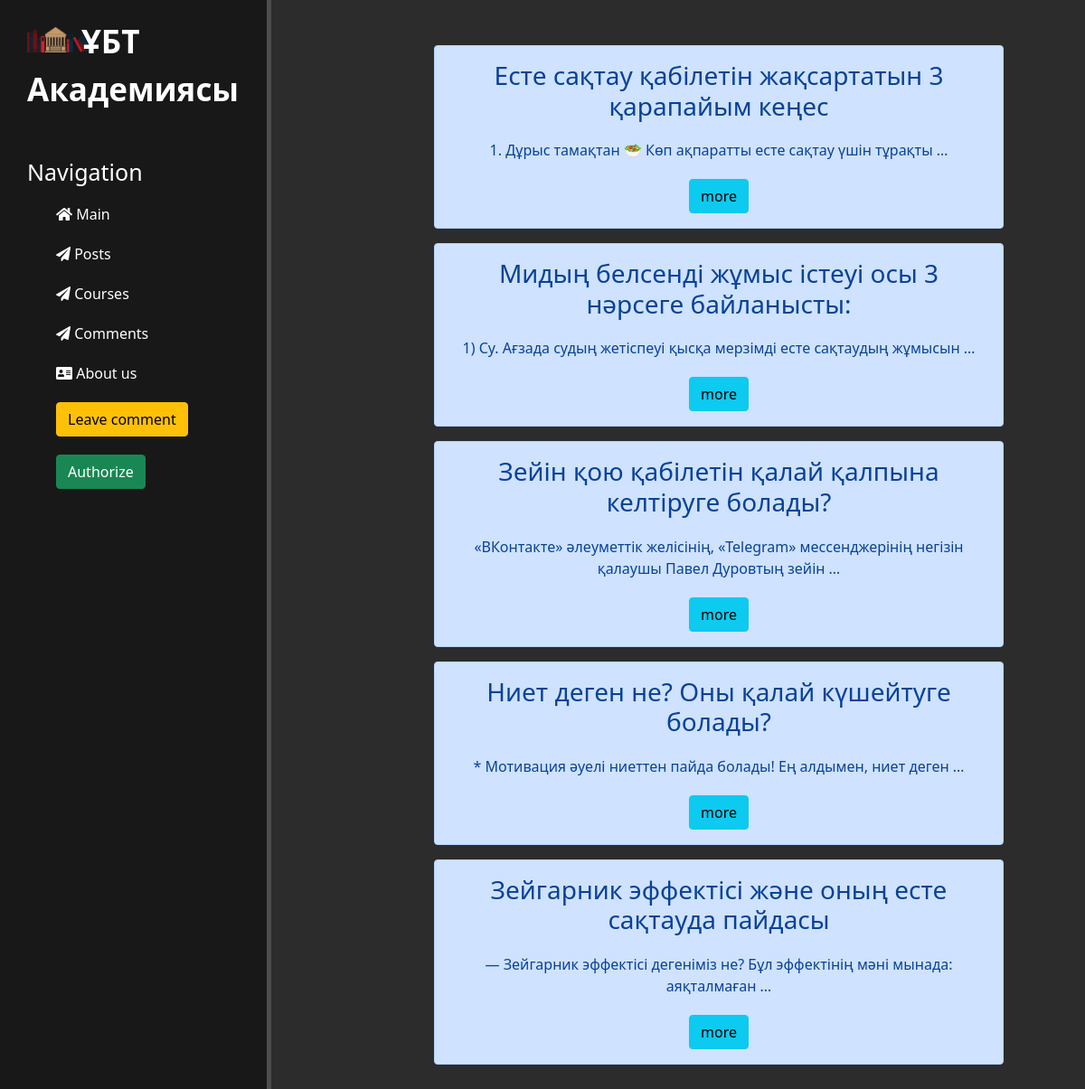
Page /news/ on the committed database.
### news/models.py (models this page shows, shortened)
class News(models.Model):
    name = models.CharField('name', max_length=200)
    text = models.TextField('text')
    date_at = models.DateTimeField('publication date')
    class Meta:
        verbose_name = 'Жаңалық'
        verbose_name_plural = 'Жаңалықтар'
        ordering = ['date_at', 'name']

### news/views.py (the view)
# urls.py: path('', views.news_home, name='news_home'),
def news_home(request):
    new = News.objects.all()
    return render(request, 'news/news_home.html', {'new': new})

### news/templates/news/news_home.html (shortened to what this page needs)
{% extends 'main/layout.html' %}
{% block content %}
  <div class="features">
      {% for el in new %}
          <div class="alert alert-primary" style="width: 70%; margin-left: 180px">
              <h3>{{ el.name }}</h3>
              <p>{{ el.text|truncatewords:10 }}</p>
               <a href="{% url 'news-detail' el.id %}" class="btn btn-info">more</a>
          </div>
      {% endfor %}
  </div>
{% endblock %}

### main/static/main/css/main.css (style rules this page uses)
body { background-color:#2c2c2c; }
a { text-decoration: none; color: white; }
main .features { float: left; color: #fff; margin-top: 50px; text-align: center; width: 75%; }
main .features p { max-width: 600px; margin: 20px auto; }

### rows in the picture
News: name "Есте сақтау қабілетін жақсартатын 3 қарапайым кеңес", text "1. Дұрыс тамақтан 🥗 Көп ақпаратты есте сақтау үшін тұрақты …"
News: name "Мидың белсенді жұмыс істеуі осы 3 нәрсеге байланысты:", text "1) Су. Ағзада судың жетіспеуі қысқа мерзімді есте сақтаудың жұмысын …"
News: name "Зейін қою қабілетін қалай қалпына келтіруге болады?", text "«ВКонтакте» әлеуметтік желісінің, «Telegram» мессенджерінің негізін қалаушы Павел Дуровтың зейін …"
News: name "Ниет деген не? Оны қалай күшейтуге болады?", text "* Мотивация әуелі ниеттен пайда болады! Ең алдымен, ниет деген …"
News: name "Зейгарник эффектісі және оның есте сақтауда пайдасы", text "— Зейгарник эффектісі дегеніміз не? Бұл эффектінің мәні мынада: аяқталмаған …"
